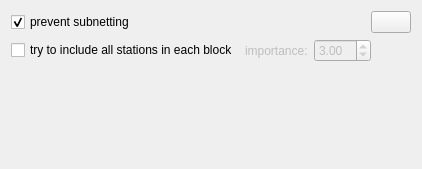
            <widget class="QWidget" name="tab_4">
             <attribute name="title">
              <string>General</string>
             </attribute>
             <layout class="QVBoxLayout" name="verticalLayout_6">
              <item>
               <layout class="QHBoxLayout" name="horizontalLayout_3">
                <property name="topMargin">
                 <number>0</number>
                </property>
                <item>
                 <widget class="QCheckBox" name="checkBox_subnetting">
                  <property name="toolTip">
                   <string>prevent subnetting for calibrator scans</string>
                  </property>
                  <property name="statusTip">
                   <string>prevent subnetting for calibrator scans</string>
                  </property>
                  <property name="whatsThis">
                   <string>&lt;html&gt;&lt;head/&gt;&lt;body&gt;&lt;p&gt;Toggle to prevent subnetting for calibrator scans&lt;/p&gt;&lt;p&gt;Subnetting is only used in case it is enabled in the general settings &lt;/p&gt;&lt;p&gt;&lt;br/&gt;&lt;/p&gt;&lt;/body&gt;&lt;/html&gt;</string>
                  </property>
                  <property name="text">
                   <string>prevent subnetting</string>
                  </property>
                  <property name="checkable">
                   <bool>true</bool>
                  </property>
                  <property name="checked">
                   <bool>true</bool>
                  </property>
                 </widget>
                </item>
                <item>
                 <spacer name="horizontalSpacer_3">
                  <property name="orientation">
                   <enum>Qt::Horizontal</enum>
                  </property>
                  <property name="sizeHint" stdset="0">
                   <size>
                    <width>40</width>
                    <height>20</height>
                   </size>
                  </property>
                 </spacer>
                </item>
                <item>
                 <widget class="QPushButton" name="pushButton_save_general">
                  <property name="text">
                   <string/>
                  </property>
                  <property name="icon">
                   <iconset resource="../myresources.qrc">
                    <normaloff>:/icons/icons/document-export.png</normaloff>:/icons/icons/document-export.png</iconset>
                  </property>
                 </widget>
                </item>
               </layout>
              </item>
              <item>
               <layout class="QHBoxLayout" name="horizontalLayout_2">
                <item>
                 <widget class="QCheckBox" name="checkBox_tryToIncludeAllStations">
                  <property name="whatsThis">
                   <string>&lt;html&gt;&lt;head/&gt;&lt;body&gt;&lt;p&gt;Try to include every station in each calibration block. &lt;/p&gt;&lt;p&gt;Therefore, a maximum number of allowed scans is defined (instead of a fixed number of scans). &lt;/p&gt;&lt;p&gt;If all stations are already scheduled, no more calibration scans are added in this block. &lt;/p&gt;&lt;p&gt;&lt;br/&gt;&lt;/p&gt;&lt;p&gt;Behind the scenes, the scan score is scaled based on the number of missing stations within this scan divided by the total number of missing stations in this block. &lt;/p&gt;&lt;p&gt;&lt;br/&gt;&lt;/p&gt;&lt;/body&gt;&lt;/html&gt;</string>
                  </property>
                  <property name="text">
                   <string>try to include all stations in each block</string>
                  </property>
                  <property name="checkable">
                   <bool>true</bool>
                  </property>
                  <property name="checked">
                   <bool>false</bool>
                  </property>
                 </widget>
                </item>
                <item>
                 <widget class="QLabel" name="label">
                  <property name="enabled">
                   <bool>false</bool>
                  </property>
                  <property name="text">
                   <string>importance:</string>
                  </property>
                 </widget>
                </item>
                <item>
                 <widget class="QDoubleSpinBox" name="doubleSpinBox_stationFactor">
                  <property name="enabled">
                   <bool>false</bool>
                  </property>
                  <property name="whatsThis">
                   <string>&lt;html&gt;&lt;head/&gt;&lt;body&gt;&lt;p&gt;Set the importance factor for including all stations within the calibration scan(s). &lt;/p&gt;&lt;p&gt;The importance factor &amp;quot;&lt;span style=&quot; font-style:italic;&quot;&gt;factor&amp;quot;&lt;/span&gt; has the following influence on the scoring:&lt;/p&gt;&lt;p&gt;&lt;br/&gt;&lt;/p&gt;&lt;p&gt;&lt;span style=&quot; font-style:italic;&quot;&gt;score = score * ratio^factor&lt;/span&gt;&lt;/p&gt;&lt;p&gt;&lt;br/&gt;&lt;/p&gt;&lt;p&gt;where ratio = (#stations included in this scan or subnetting scans that have not yet been scheduled in the calibrator block) / (#stations not yet in scheduled in calibrator block)&lt;/p&gt;&lt;/body&gt;&lt;/html&gt;</string>
                  </property>
                  <property name="minimum">
                   <double>1.000000000000000</double>
                  </property>
                  <property name="maximum">
                   <double>10.000000000000000</double>
                  </property>
                  <property name="value">
                   <double>3.000000000000000</double>
                  </property>
                 </widget>
                </item>
                <item>
                 <spacer name="horizontalSpacer">
                  <property name="orientation">
                   <enum>Qt::Horizontal</enum>
                  </property>
                  <property name="sizeHint" stdset="0">
                   <size>
                    <width>40</width>
                    <height>20</height>
                   </size>
                  </property>
                 </spacer>
                </item>
               </layout>
              </item>
              <item>
               <spacer name="verticalSpacer">
                <property name="orientation">
                 <enum>Qt::Vertical</enum>
                </property>
                <property name="sizeHint" stdset="0">
                 <size>
                  <width>20</width>
                  <height>96</height>
                 </size>
                </property>
               </spacer>
              </item>
             </layout>
            </widget>
